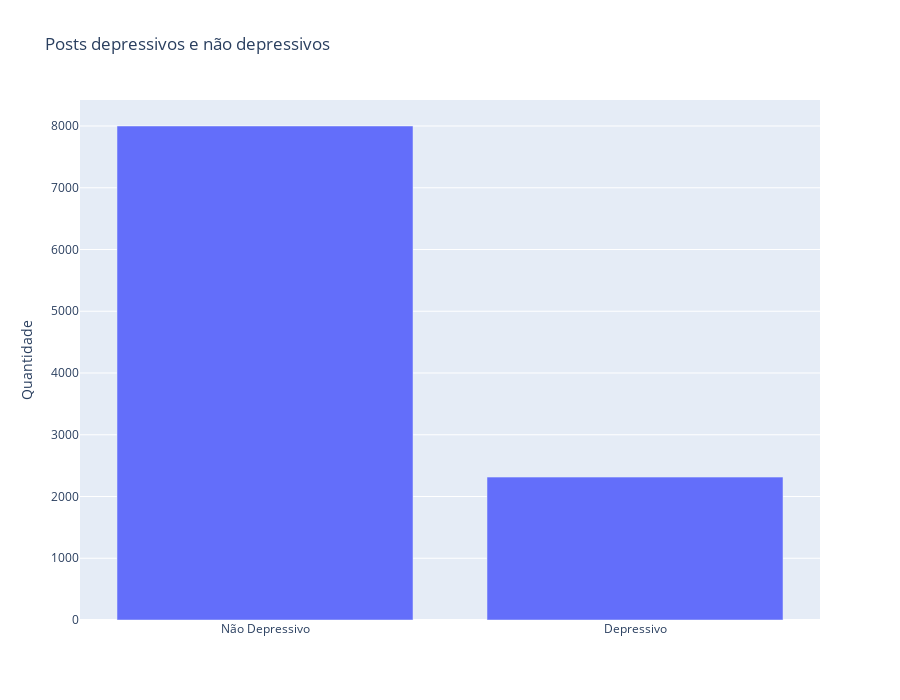

The code cell stored with this chart in its notebook:
### Code cell
depressao = dados[['index','label']].groupby(['label']).count().reset_index()

labels = depressao['label'].unique()

fig = go.Figure(data=[
    go.Bar(name='Com Hashtag', x=labels, y=depressao['index'])
])

fig.update_layout(
    title='Posts depressivos e não depressivos',
    yaxis_title='Quantidade',
    xaxis = dict(
        tickvals = ['0','1'],
        ticktext = ['Não Depressivo','Depressivo']),
    width = 900,
    height = 700
)

fig.show()

### Figure 1 — Plotly figure (JSON) as saved in the notebook; plotly's stock layout.template omitted (floating-point values rounded to 4 significant figures)
{"data": [{"name": "Com Hashtag", "type": "bar", "x": [0, 1], "y": [8000, 2314]}], "layout": {"height": 700, "title": {"text": "Posts depressivos e não depressivos"}, "width": 900, "xaxis": {"ticktext": ["Não Depressivo", "Depressivo"], "tickvals": ["0", "1"]}, "yaxis": {"title": {"text": "Quantidade"}}}}
